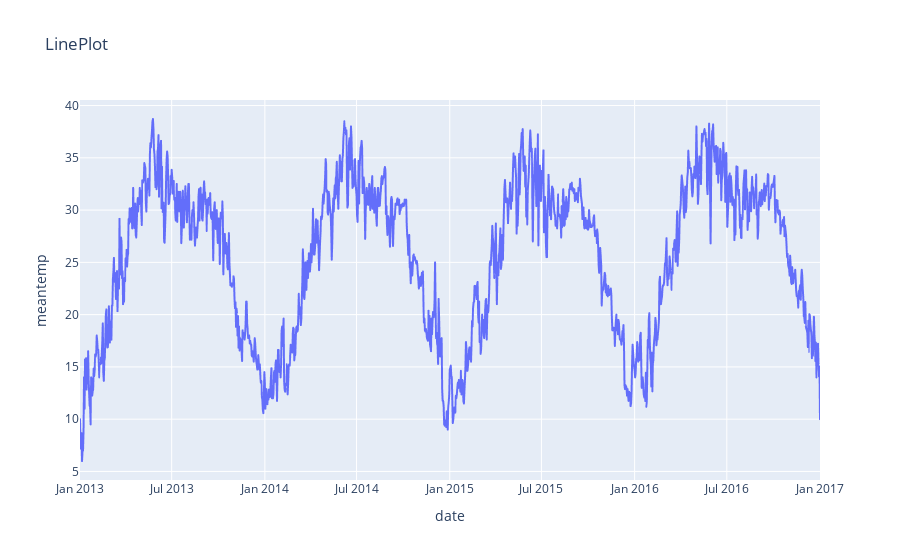

The code cell stored with this chart in its notebook:
### Code cell
# draw line plot using plotly
fig = px.line(x = df.index, y = df['meantemp'] , title = 'LinePlot', labels = {'x': 'date', 'y': 'meantemp'})
fig.show()

### Figure 1 — Plotly figure (JSON) as saved in the notebook; plotly's stock layout.template omitted (floating-point values rounded to 4 significant figures; data arrays with more than 128 entries replaced by an {"elided": "..."} marker saying what was removed)
{"data": [{"hovertemplate": "date=%{x}<br>meantemp=%{y}<extra></extra>", "legendgroup": "", "line": {"color": "#636efa", "dash": "solid"}, "marker": {"symbol": "circle"}, "mode": "lines", "name": "", "showlegend": false, "type": "scattergl", "x": {"elided": "1462 str values"}, "xaxis": "x", "y": {"elided": "1462 float values"}, "yaxis": "y"}], "layout": {"legend": {"tracegroupgap": 0}, "title": {"text": "LinePlot"}, "xaxis": {"anchor": "y", "domain": [0, 1], "title": {"text": "date"}}, "yaxis": {"anchor": "x", "domain": [0, 1], "title": {"text": "meantemp"}}}}
